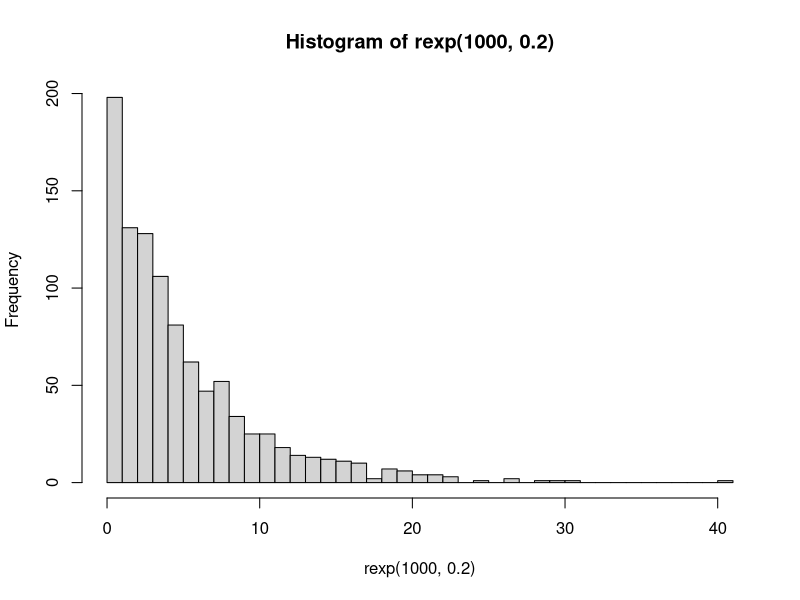
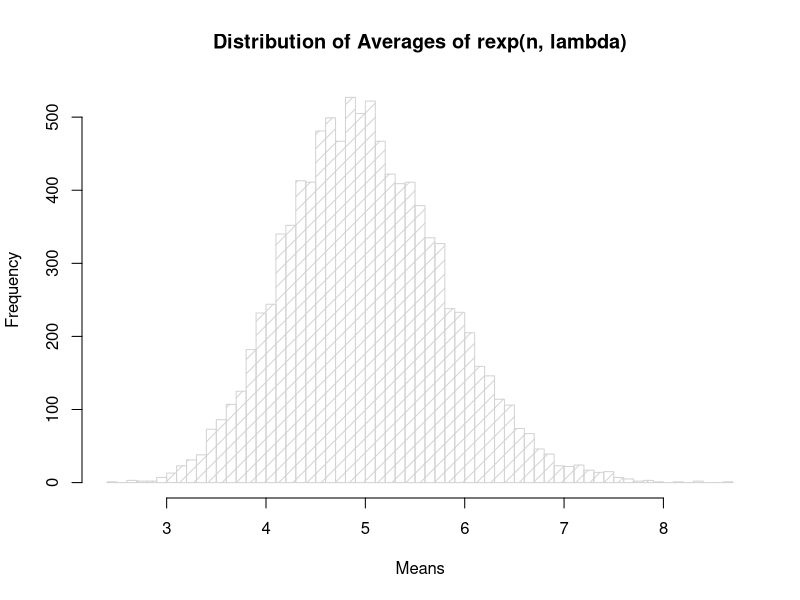
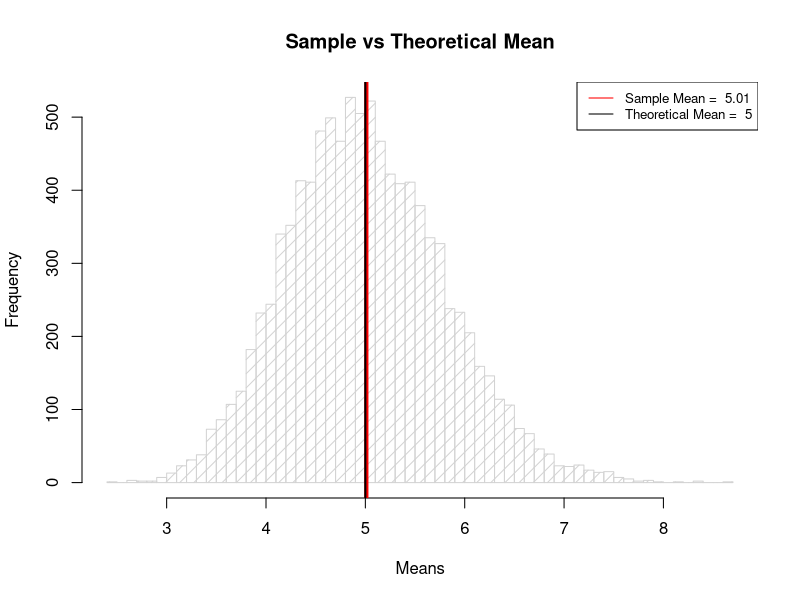
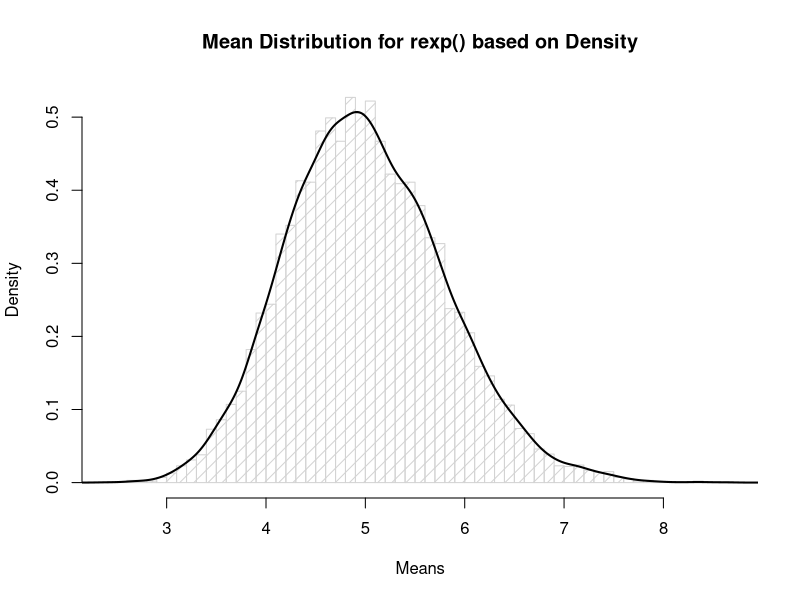

These figures' R source, in order:
## ---- chunk 1
knitr::opts_chunk$set(echo = TRUE)
## ---- chunk 2
hist(rexp(1000, 0.2), breaks = 50)
## ---- chunk 3
lambda <- 0.2
n <- 40
simulations <- 10000
## ---- chunk 4
means = NULL
for (i in 1 : simulations) means = c(means, mean(rexp(n, lambda)))
h<-hist(means, breaks=50, density=10, col="lightgray", xlab="Means", ylab="Frequency", main="Distribution of Averages of rexp(n, lambda)") 
## ---- chunk 5
theoretical_X <- 1/lambda
sample_X <- mean(means)
## ---- chunk 6
h<-hist(means, breaks=50, density=10, col="lightgray", xlab="Means", ylab="Frequency", main="Sample vs Theoretical Mean") 
abline(v = sample_X, lwd="4", col="red")
abline(v = theoretical_X, lwd="2", col="black")
legend("topright", legend=c(paste("Sample Mean = ", round(sample_X,3)), paste("Theoretical Mean = ", theoretical_X)), col=c("red", "black"), lty=1, cex=0.8)
## ---- chunk 7
std <- (1 / lambda) / sqrt ( n )
theoretical_variance <- std ^ 2
## ---- chunk 8
sample_variance <- var(means)
## ---- chunk 9
h <- hist(means, prob=TRUE, breaks=50, density=10, col="lightgray", xlab="Means", ylab="Density", main="Mean Distribution for rexp() based on Density") 
lines(density(means), col="black", lwd=2)
